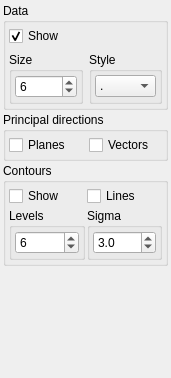
<?xml version="1.0" encoding="UTF-8"?>
<ui version="4.0">
 <class>WidgetLinear</class>
 <widget class="QWidget" name="WidgetLinear">
  <property name="geometry">
   <rect>
    <x>0</x>
    <y>0</y>
    <width>171</width>
    <height>378</height>
   </rect>
  </property>
  <property name="windowTitle">
   <string>Form</string>
  </property>
  <layout class="QVBoxLayout" name="verticalLayout_4">
   <property name="spacing">
    <number>2</number>
   </property>
   <property name="leftMargin">
    <number>3</number>
   </property>
   <property name="topMargin">
    <number>3</number>
   </property>
   <property name="rightMargin">
    <number>3</number>
   </property>
   <property name="bottomMargin">
    <number>3</number>
   </property>
   <item>
    <widget class="QGroupBox" name="groupBox">
     <property name="title">
      <string>Data</string>
     </property>
     <layout class="QGridLayout" name="gridLayout_2">
      <property name="leftMargin">
       <number>3</number>
      </property>
      <property name="topMargin">
       <number>3</number>
      </property>
      <property name="rightMargin">
       <number>3</number>
      </property>
      <property name="bottomMargin">
       <number>3</number>
      </property>
      <item row="1" column="1">
       <widget class="QGroupBox" name="groupBox_7">
        <property name="title">
         <string>Style</string>
        </property>
        <layout class="QVBoxLayout" name="verticalLayout_6">
         <property name="spacing">
          <number>2</number>
         </property>
         <property name="leftMargin">
          <number>3</number>
         </property>
         <property name="topMargin">
          <number>3</number>
         </property>
         <property name="rightMargin">
          <number>3</number>
         </property>
         <property name="bottomMargin">
          <number>3</number>
         </property>
         <item>
          <widget class="QComboBox" name="comboStyle">
           <property name="currentIndex">
            <number>0</number>
           </property>
           <item>
            <property name="text">
             <string>.</string>
            </property>
           </item>
           <item>
            <property name="text">
             <string>,</string>
            </property>
           </item>
           <item>
            <property name="text">
             <string>o</string>
            </property>
           </item>
           <item>
            <property name="text">
             <string>v</string>
            </property>
           </item>
           <item>
            <property name="text">
             <string>^</string>
            </property>
           </item>
           <item>
            <property name="text">
             <string>&lt;</string>
            </property>
           </item>
           <item>
            <property name="text">
             <string>&gt;</string>
            </property>
           </item>
           <item>
            <property name="text">
             <string>1</string>
            </property>
           </item>
           <item>
            <property name="text">
             <string>2</string>
            </property>
           </item>
           <item>
            <property name="text">
             <string>3</string>
            </property>
           </item>
           <item>
            <property name="text">
             <string>4</string>
            </property>
           </item>
           <item>
            <property name="text">
             <string>8</string>
            </property>
           </item>
           <item>
            <property name="text">
             <string>s</string>
            </property>
           </item>
           <item>
            <property name="text">
             <string>p</string>
            </property>
           </item>
           <item>
            <property name="text">
             <string>P</string>
            </property>
           </item>
           <item>
            <property name="text">
             <string>*</string>
            </property>
           </item>
           <item>
            <property name="text">
             <string>h</string>
            </property>
           </item>
           <item>
            <property name="text">
             <string>H</string>
            </property>
           </item>
           <item>
            <property name="text">
             <string>+</string>
            </property>
           </item>
           <item>
            <property name="text">
             <string>x</string>
            </property>
           </item>
           <item>
            <property name="text">
             <string>X</string>
            </property>
           </item>
           <item>
            <property name="text">
             <string>D</string>
            </property>
           </item>
           <item>
            <property name="text">
             <string>d</string>
            </property>
           </item>
           <item>
            <property name="text">
             <string>|</string>
            </property>
           </item>
           <item>
            <property name="text">
             <string>_</string>
            </property>
           </item>
          </widget>
         </item>
        </layout>
       </widget>
      </item>
      <item row="1" column="0">
       <widget class="QGroupBox" name="groupBox_6">
        <property name="title">
         <string>Size</string>
        </property>
        <layout class="QVBoxLayout" name="verticalLayout">
         <property name="spacing">
          <number>2</number>
         </property>
         <property name="leftMargin">
          <number>3</number>
         </property>
         <property name="topMargin">
          <number>3</number>
         </property>
         <property name="rightMargin">
          <number>3</number>
         </property>
         <property name="bottomMargin">
          <number>3</number>
         </property>
         <item>
          <widget class="QSpinBox" name="spinSize">
           <property name="minimum">
            <number>1</number>
           </property>
           <property name="maximum">
            <number>20</number>
           </property>
           <property name="value">
            <number>6</number>
           </property>
          </widget>
         </item>
        </layout>
       </widget>
      </item>
      <item row="0" column="0">
       <widget class="QCheckBox" name="checkShowData">
        <property name="text">
         <string>Show</string>
        </property>
        <property name="checked">
         <bool>true</bool>
        </property>
       </widget>
      </item>
     </layout>
    </widget>
   </item>
   <item>
    <widget class="QGroupBox" name="groupBox_2">
     <property name="title">
      <string>Principal directions</string>
     </property>
     <layout class="QGridLayout" name="gridLayout_3">
      <property name="leftMargin">
       <number>3</number>
      </property>
      <property name="topMargin">
       <number>3</number>
      </property>
      <property name="rightMargin">
       <number>3</number>
      </property>
      <property name="bottomMargin">
       <number>3</number>
      </property>
      <item row="0" column="0">
       <widget class="QCheckBox" name="checkEigPlanes">
        <property name="text">
         <string>Planes</string>
        </property>
       </widget>
      </item>
      <item row="0" column="1">
       <widget class="QCheckBox" name="checkEigLines">
        <property name="text">
         <string>Vectors</string>
        </property>
       </widget>
      </item>
     </layout>
    </widget>
   </item>
   <item>
    <widget class="QGroupBox" name="groupBox_3">
     <property name="title">
      <string>Contours</string>
     </property>
     <layout class="QGridLayout" name="gridLayout">
      <property name="leftMargin">
       <number>3</number>
      </property>
      <property name="topMargin">
       <number>3</number>
      </property>
      <property name="rightMargin">
       <number>3</number>
      </property>
      <property name="bottomMargin">
       <number>3</number>
      </property>
      <property name="spacing">
       <number>2</number>
      </property>
      <item row="0" column="0">
       <widget class="QCheckBox" name="checkContours">
        <property name="text">
         <string>Show</string>
        </property>
       </widget>
      </item>
      <item row="0" column="1">
       <widget class="QCheckBox" name="checkContourLines">
        <property name="text">
         <string>Lines</string>
        </property>
       </widget>
      </item>
      <item row="1" column="0">
       <widget class="QGroupBox" name="groupBox_4">
        <property name="title">
         <string>Levels</string>
        </property>
        <layout class="QVBoxLayout" name="verticalLayout_3">
         <property name="spacing">
          <number>2</number>
         </property>
         <property name="leftMargin">
          <number>3</number>
         </property>
         <property name="topMargin">
          <number>3</number>
         </property>
         <property name="rightMargin">
          <number>3</number>
         </property>
         <property name="bottomMargin">
          <number>3</number>
         </property>
         <item>
          <widget class="QSpinBox" name="spinLevels">
           <property name="minimum">
            <number>1</number>
           </property>
           <property name="maximum">
            <number>24</number>
           </property>
           <property name="value">
            <number>6</number>
           </property>
          </widget>
         </item>
        </layout>
       </widget>
      </item>
      <item row="1" column="1">
       <widget class="QGroupBox" name="groupBox_5">
        <property name="title">
         <string>Sigma</string>
        </property>
        <layout class="QVBoxLayout" name="verticalLayout_5">
         <property name="spacing">
          <number>2</number>
         </property>
         <property name="leftMargin">
          <number>3</number>
         </property>
         <property name="topMargin">
          <number>3</number>
         </property>
         <property name="rightMargin">
          <number>3</number>
         </property>
         <property name="bottomMargin">
          <number>3</number>
         </property>
         <item>
          <widget class="QDoubleSpinBox" name="spinSigma">
           <property name="decimals">
            <number>1</number>
           </property>
           <property name="minimum">
            <double>0.100000000000000</double>
           </property>
           <property name="maximum">
            <double>10.000000000000000</double>
           </property>
           <property name="singleStep">
            <double>0.100000000000000</double>
           </property>
           <property name="value">
            <double>3.000000000000000</double>
           </property>
          </widget>
         </item>
        </layout>
       </widget>
      </item>
     </layout>
    </widget>
   </item>
   <item>
    <spacer name="verticalSpacer">
     <property name="orientation">
      <enum>Qt::Vertical</enum>
     </property>
     <property name="sizeHint" stdset="0">
      <size>
       <width>20</width>
       <height>40</height>
      </size>
     </property>
    </spacer>
   </item>
  </layout>
 </widget>
 <resources/>
 <connections/>
</ui>
